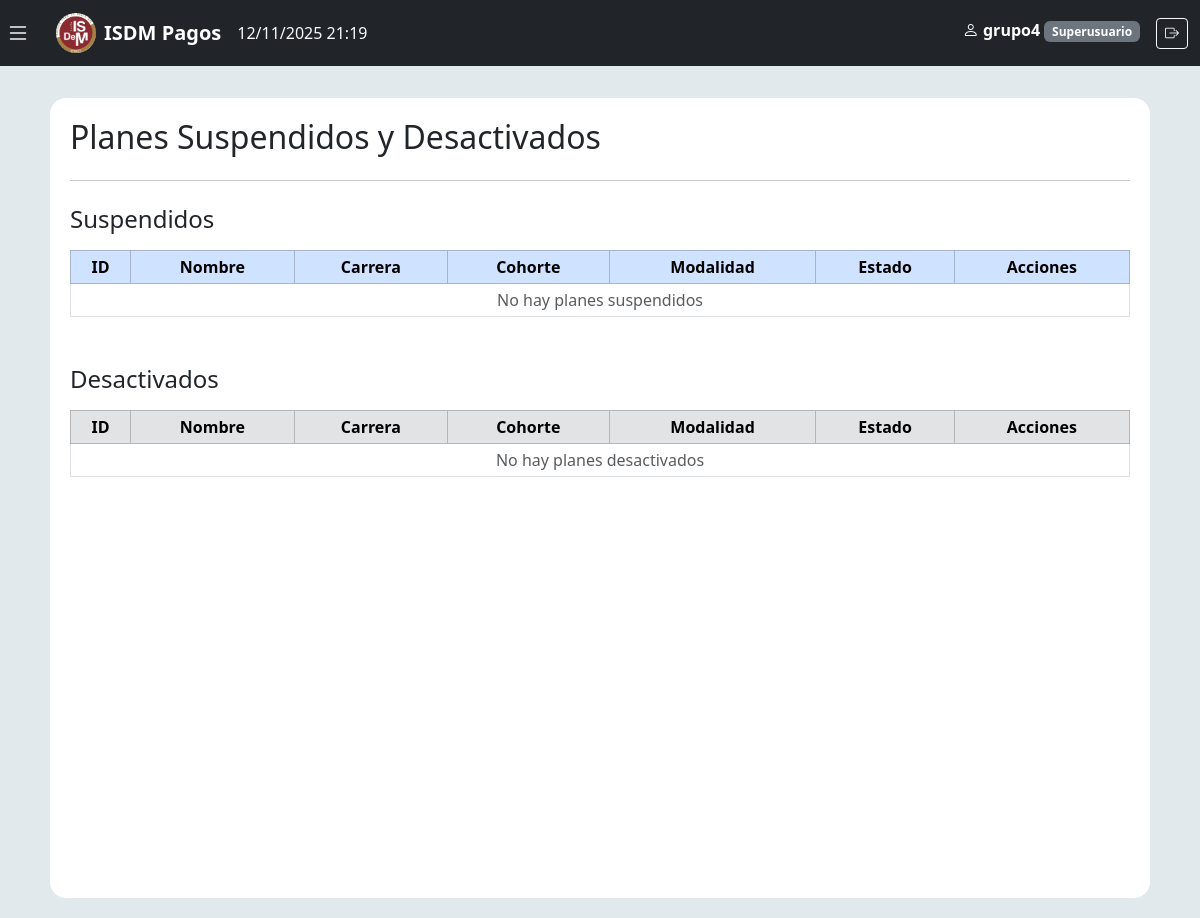
The page /planes/suspendidos/ (signed in) on the database as committed earlier.
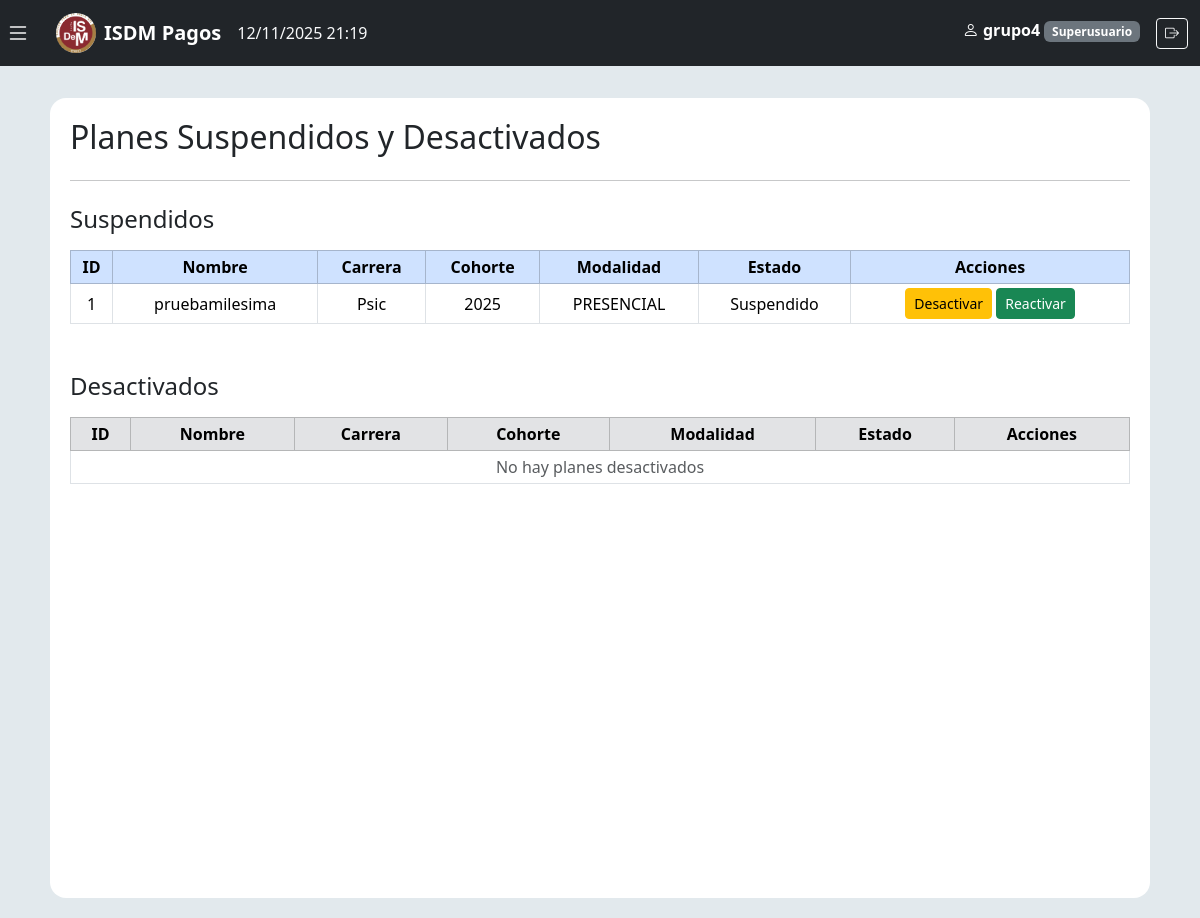
The same page on the database as committed later.
### planes_pago/models.py (models this page shows, shortened)
class Regularizacion(models.Model):
    nombre = models.CharField(max_length=100)
    CARRERA_CHOICES = (
        ('INICIAL', 'Meestra nivel inicial'),
        ('ASI', 'Analisis de Sistemas'),
        ('INGLES', 'Profesorado de Ingles'),
        ('Psic', 'Psicopedagogia'),
    )
    carrera = models.CharField(
        max_length=20,
        choices=CARRERA_CHOICES,
        default='ASI',
        verbose_name='Carrera Seleccionada'
    )
    MODALIDAD_CHOICES = (
        ('PRESENCIAL', 'Presencial'),
        ('VIRTUAL', 'Virtual'),
        ('MIXTA', 'Mixta'),
    )
    modalidad = models.CharField(
        max_length=20,
        choices=MODALIDAD_CHOICES,
        default='PRESENCIAL',
        verbose_name='Modalidad de Cursada'
    )
    cohorte = models.CharField(max_length=15)
    ESTADO_CHOICES = [
        ('A', 'Activa'),
        ('S', 'Suspendida'),
        ('D', 'Desactivada'),
    ]
    estado = models.CharField(
        max_length=1,
        choices=ESTADO_CHOICES,
        default='S'
    )

### planes_pago/views.py (the view)
# urls.py: path('planes/suspendidos/', views.planes_suspendidos, name='planes_suspendidos'),
@login_required
def planes_suspendidos(request):
    suspendidos_planes = PlanPago.objects.filter(estado='S')
    desactivados_planes = PlanPago.objects.filter(estado='D')
    suspendidos_regularizaciones = Regularizacion.objects.filter(estado='S')
    desactivados_regularizaciones = Regularizacion.objects.filter(estado='D')
    suspendidos = list(suspendidos_planes) + list(suspendidos_regularizaciones)
    desactivados = list(desactivados_planes) + list(desactivados_regularizaciones)
    return render(request, "planes_suspendidos.html", {
        "suspendidos": suspendidos,
        "desactivados": desactivados
    })

### planes_pago/templatetags/permisos_tags.py (called while the page is built, shortened)
@register.filter(name='has_group')
def has_group(user, group_name):
    if user.is_superuser:
        return True
    return user.groups.filter(name=group_name).exists()

@register.simple_tag
def user_role(user):
    if user.is_superuser:
        return "Superusuario"

### planes_pago/templates/planes_suspendidos.html (shortened to what this page needs)
{% extends "base.html" %}
{% load static %}
{% block content %}
<div class="layout">
    <main class="main-content">
        <h2 class="mb-4">Planes Suspendidos y Desactivados</h2>
        <hr>
        <section class="mt-4">
        <h4 class="mb-3">Suspendidos</h4>
        <table class="table table-bordered table-sm align-middle text-center">
            <thead class="table-primary">
            <tr>
                <th>ID</th>
                <th>Nombre</th>
                <th>Carrera</th>
                <th>Cohorte</th>
                <th>Modalidad</th>
                <th>Estado</th>
                <th>Acciones</th>
            </tr>
            </thead>
            <tbody id="tablaSuspendidos">
            {% for plan in suspendidos %}
            <tr id="plan-{{ plan.id }}">
                <td>{{ plan.id }}</td>
                <td>{{ plan.nombre }}</td>
                <td>{{ plan.carrera }}</td>
                <td>{{ plan.cohorte }}</td>
                <td>{{ plan.modalidad }}</td>
                <td>Suspendido</td>
                <td>
                    <button class="btn btn-sm btn-warning btn-desactivar" data-id="{{ plan.id }}">Desactivar</button>
                    <button class="btn btn-sm btn-success btn-reactivar" data-id="{{ plan.id }}">Reactivar</button>
                </td>
            </tr>
            {% empty %}
            <tr><td colspan="7" class="text-muted">No hay planes suspendidos</td></tr>
            {% endfor %}
            </tbody>
        </table>
        </section>
        <section class="mt-5">
        <h4 class="mb-3">Desactivados</h4>
        <table class="table table-bordered table-sm align-middle text-center">
            <thead class="table-secondary">
            <tr>
                <th>ID</th>
                <th>Nombre</th>
                <th>Carrera</th>
                <th>Cohorte</th>
                <th>Modalidad</th>
                <th>Estado</th>
                <th>Acciones</th>
            </tr>
            </thead>
            <tbody id="tablaDesactivados">
            {% for plan in desactivados %}
            <tr id="plan-{{ plan.id }}">
                <td>{{ plan.id }}</td>
                <td>{{ plan.nombre }}</td>
                <td>{{ plan.carrera }}</td>
                <td>{{ plan.cohorte }}</td>
                <td>{{ plan.modalidad }}</td>
                <td>Desactivado</td>
                <td>
                    <button class="btn btn-sm btn-success btn-reactivar" data-id="{{ plan.id }}">Reactivar</button>
                </td>
            </tr>
            {% empty %}
            <tr><td colspan="7" class="text-muted">No hay planes desactivados</td></tr>
            {% endfor %}
            </tbody>
        </table>
        </section>
    </main>
</div>
{% endblock %}

Rows that differ between the two databases and show on the page:
added Regularizacion: id "1", nombre "pruebamilesima", carrera "Psic", cohorte "2025", modalidad "PRESENCIAL"
Other text that changed with them:
text no longer shown: "No hay planes suspendidos"
